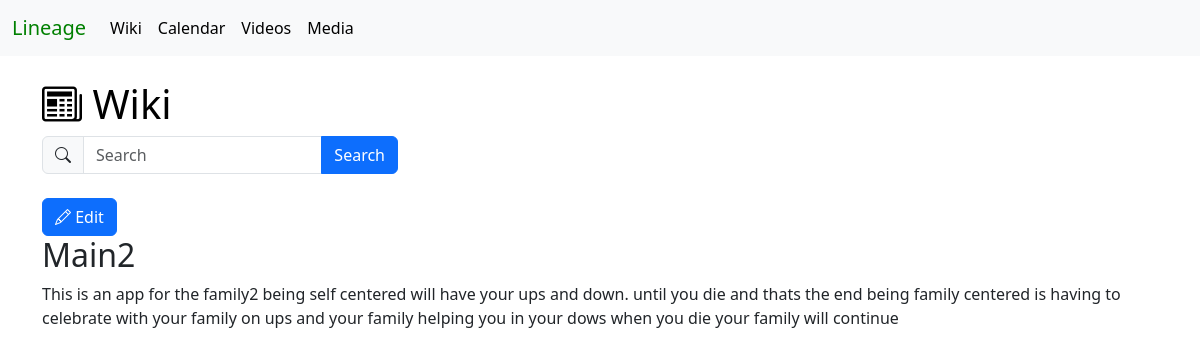
Before: /wiki-page/1/ with the older database file.
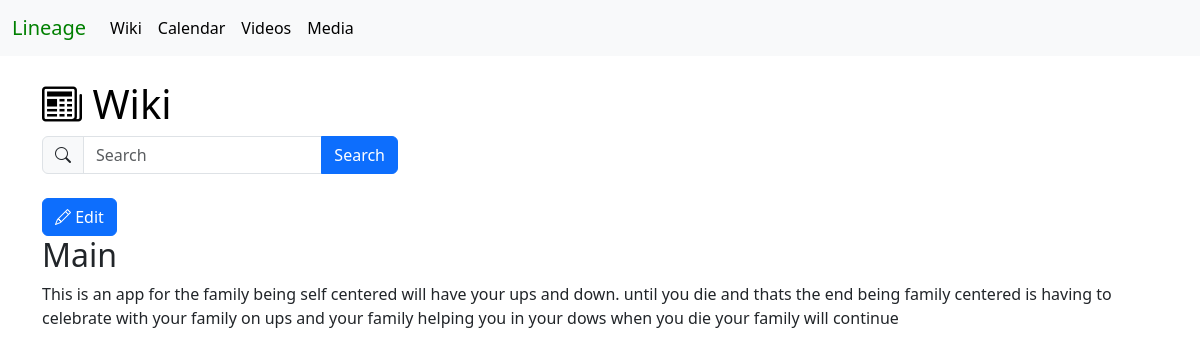
After: the same page with the newer database file.
### wiki/models.py (models this page shows, shortened)
class WikiContent(models.Model):
    title = models.CharField(unique=True, max_length=255)
    content = models.TextField()
    folder_id = models.IntegerField()
    created_by = models.IntegerField()
    created_at = models.DateTimeField(auto_now_add=True)
    updated_by = models.IntegerField()
    updated_at = models.DateTimeField(auto_now_add=True)
    deleted_at = models.DateTimeField(null=True, blank=True)

### wiki/views.py (the view)
# urls.py: path('wiki-page/<int:wiki_id>/', views.wiki_page, name='wiki page'),
def wiki_page(request, wiki_id):
    wiki = WikiContent.objects.get(pk=wiki_id)
    context = {
        'wiki': wiki,
    }
    return render(request, 'wiki/wiki_single.html', context)

### wiki/templates/wiki/wiki_single.html
{% extends "base.html" %}
{% block content %}
    {% load static %}
    <link rel="stylesheet" href="{% static 'wiki/style.css' %}">
    <h1>
        <a class="header-link" href="{% url 'wiki home' %}">
            <i class="bi bi-newspaper"></i>
            Wiki
        </a>
    </h1>
    <div class="row">
        <div class="col-md-4">
            <form action="{% url 'wiki search' %}" method="get">
                <div class="input-group">
                    <span class="input-group-text">
                        <i class="bi bi-search"></i>
                    </span>
                    <input type="text" class="form-control" name="search" placeholder="Search" aria-label="Search">
                    <button type="submit" class="btn btn-primary">Search</button>
                </div>
            </form>
        </div>
      <div class="col-md-8"></div>
    </div>
    <br>
    <a class="btn btn-primary" href="{% url 'wiki edit' wiki.id %}" role="button">
        <i class="bi bi-pencil"></i>
        Edit
    </a>
    <br>
    <h2>
        {{ wiki.title }}
    </h2>
    <p>
        {{ wiki.content }}
    </p>
{% endblock %}

Changed rows visible on the page:
changed WikiContent: title "Main2" → "Main"; content "…an app for the family2 being self centered will…" → "…an app for the family being self centered will…"
